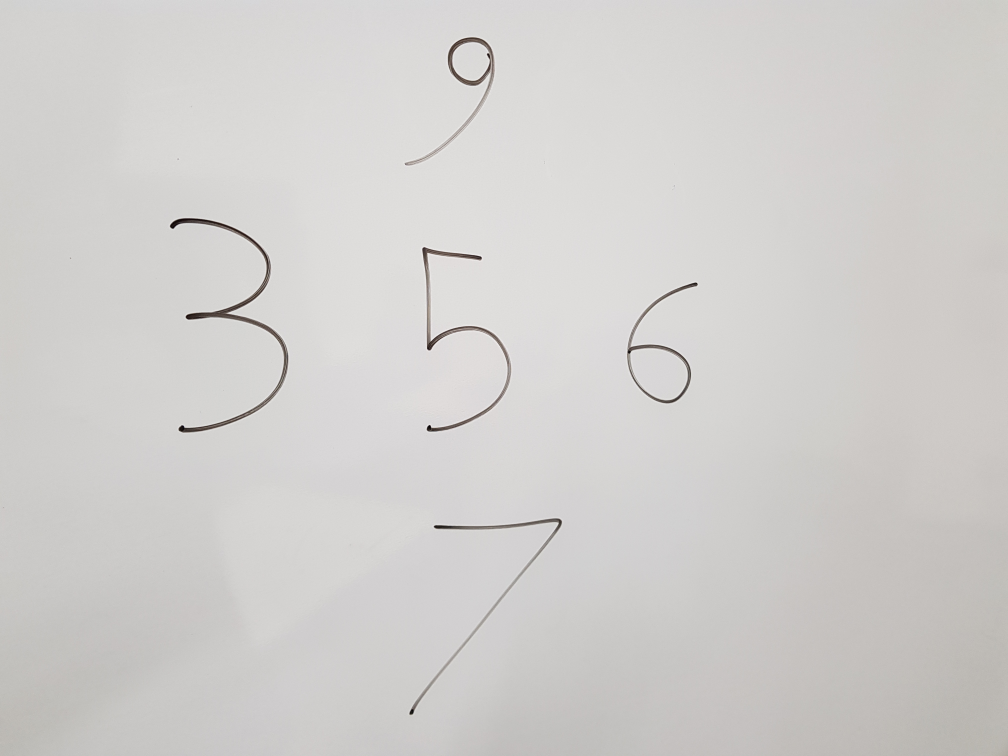
#> input picture numbers3.jpg, 4032 x 3024 px (shown at 1/4 size)
$ jupyter execute 'testing image.ipynb'
#> lines starting #> are read from the running program, lines starting #| are printed output that depends on the picture; after the words box and inside, x2 and y2 are one past the last pixel; in counts of white or black regions, pixels touching at a corner belong together
[cell 1]
import numpy as np
import cv2

print(cv2.__version__)

[cell 2]
#Get the image
frame = cv2.imread('numbers3.jpg')
#> frame is the input picture: shape (3024, 4032, 3); mean B, G, R 205.1, 207, 208.7
frame = cv2.resize(frame,(int(4032/5),int(3024/5)))
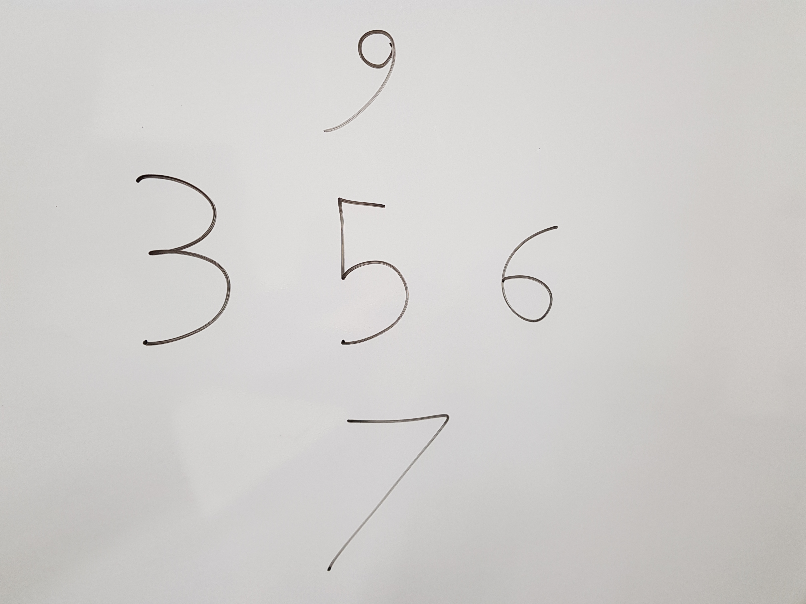
#> frame: shape (604, 806, 3); mean B, G, R 205, 206.8, 208.6

[cell 3]
gray = cv2.cvtColor(frame, cv2.COLOR_BGR2GRAY)
gray = cv2.GaussianBlur(gray, (5, 5), 0)

[cell 4]
#thresholds the image
im_th = cv2.adaptiveThreshold(gray,255,cv2.ADAPTIVE_THRESH_GAUSSIAN_C, cv2.THRESH_BINARY,11,2)
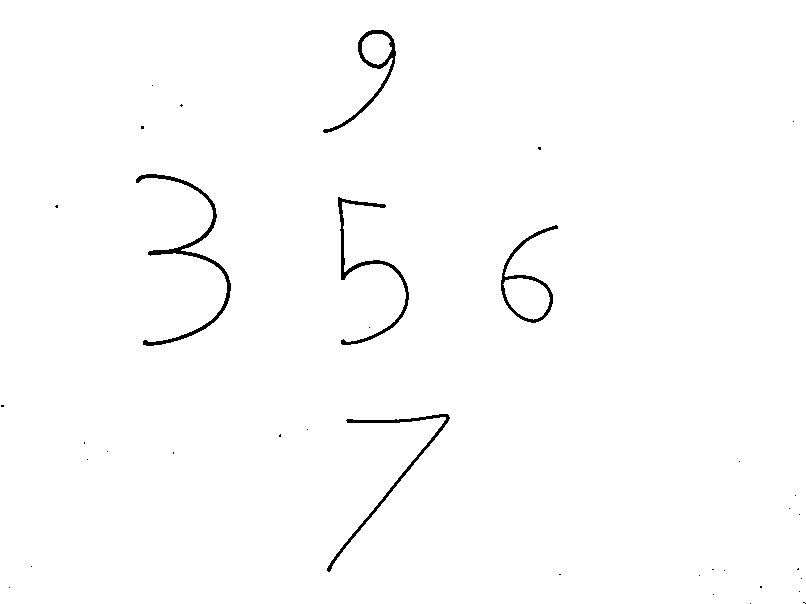
#> im_th: shape (604, 806); 99% white; 36 black regions (31 under 20 px)

[cell 5]
#Finds the contours
contours, hierarchy = cv2.findContours(im_th, cv2.RETR_TREE, cv2.CHAIN_APPROX_SIMPLE)
#> contours = 38 contours, 30 with area under 20; largest, box (x1, y1, x2, y2) and area: (0, 0, 806, 604) 485414, (500, 224, 559, 324) 2290, (135, 173, 232, 347) 1698, (322, 29, 397, 134) 1634, (503, 278, 550, 320) 1351, (337, 196, 410, 346) 1314, (326, 413, 451, 573) 1175, (362, 34, 392, 65) 665

[cell 6]
#Clean the contour noise
min_area = 1500     #threshold area
max_area = 2500
contours = [cnt for cnt in contours if min_area < cv2.contourArea(cnt) and max_area > cv2.contourArea(cnt)]
#> contours = 3 contours; box (x1, y1, x2, y2) and area: (500, 224, 559, 324) 2290, (135, 173, 232, 347) 1698, (322, 29, 397, 134) 1634

[cell 7]
#draws the contours
cv2.drawContours(gray, contours, -1, (0,255,0), 3)
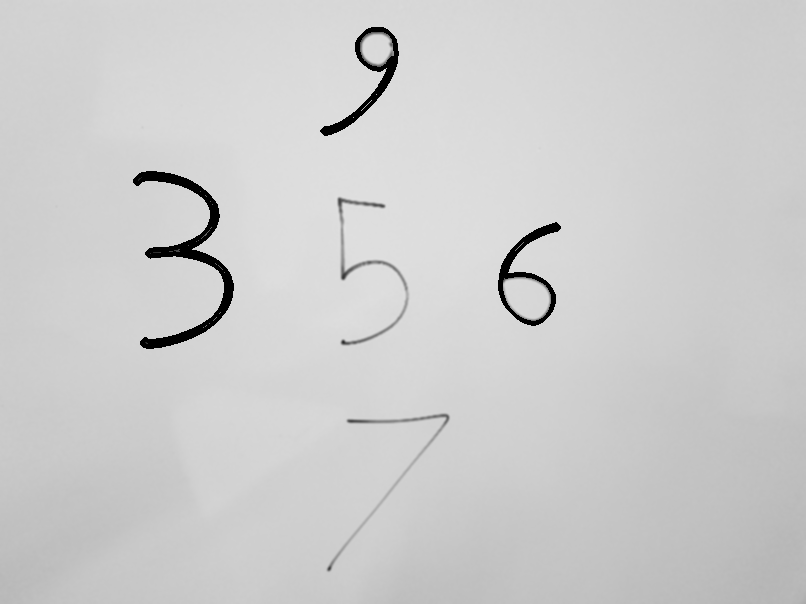
#> gray: shape (604, 806); min 0, max 225, mean 205

[cell 8]
# Draw the rect and find Regions of interest

## Get rectangles contains each contour
rects = [cv2.boundingRect(ctr) for ctr in contours]
#> rects = [(500, 224, 59, 100), (135, 173, 97, 174), (322, 29, 75, 105)]

# find the distance between the two points in rectangles
dist = [np.sqrt(rect[2]**2 + rect[3]**2) for rect in rects]
#> dist = [116.1, 199.2, 129]

# Increase the size of rectangles by approximately 20%
# A 10% of the lenght is
inc = [int(np.floor(d*0.1)) for d in dist]
#> inc = [11, 19, 12]

ROIs = []
for i in range(len(rects)):
    p1 = rects[i][0] - inc[i], rects[i][1] - inc[i]
    p2 = rects[i][0] + rects[i][2] + inc[i], rects[i][1] + rects[i][3] + inc[i]
    cv2.rectangle(gray, p1, p2, (19, 0, 76), 3)
    roi = gray[p1[1]:p2[1], p1[0]:p2[0]]
    ROIs.append(roi)
#> this loop made 3 passes
#> (p1, p2) on passes 1 to 3: ((489, 213), (570, 335)), ((116, 154), (251, 366)), ((310, 17), (409, 146))
#> pass 1, `roi = gray[p1[1]:p2[1], p1[0]:p2[0]]`:
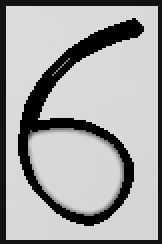
#> roi: shape (122, 81) (shown 2 times larger); min 0, max 221, mean 164.2
#> pass 2, `roi = gray[p1[1]:p2[1], p1[0]:p2[0]]`:
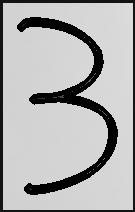
#> roi: shape (212, 135); min 0, max 220, mean 176.3
#> pass 3, `roi = gray[p1[1]:p2[1], p1[0]:p2[0]]`:
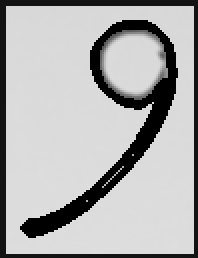
#> roi: shape (129, 99) (shown 2 times larger); min 0, max 222, mean 174.9
#> after the loop:
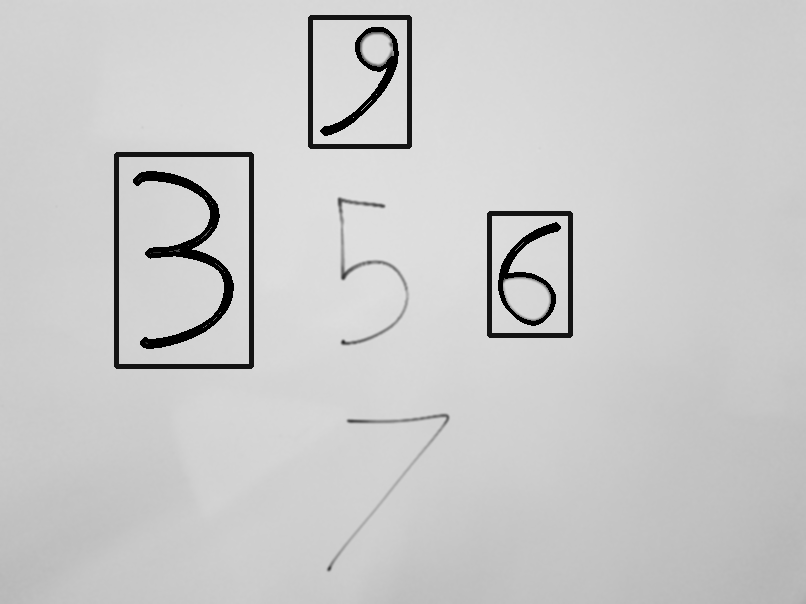
#> gray: shape (604, 806); 1.59% of pixels changed, all inside (x1, y1, x2, y2) = (114, 15, 573, 369)
#> after the loop, ROIs = 3 items

$ run again, with numbers1.jpg copied over numbers3.jpg
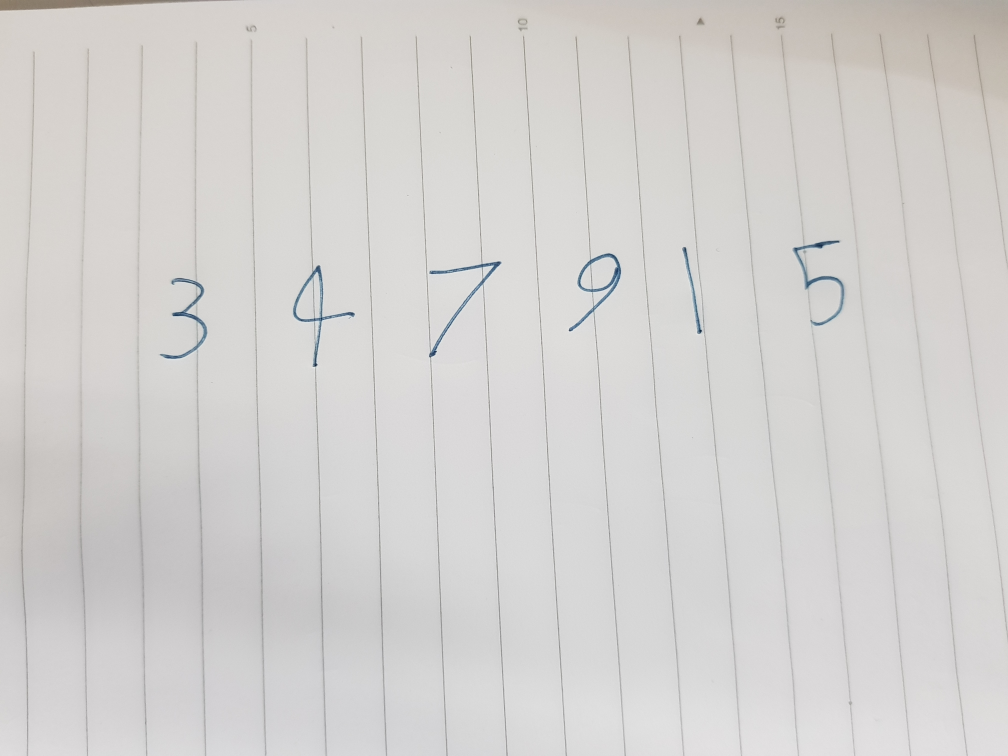
#> input picture numbers1.jpg, 4032 x 3024 px (shown at 1/4 size)
#> frame is the input picture: shape (3024, 4032, 3); mean B, G, R 207.6, 209.3, 211.1
#> `frame = cv2.resize(frame,(int(4032/5),int(3024/5)))`:
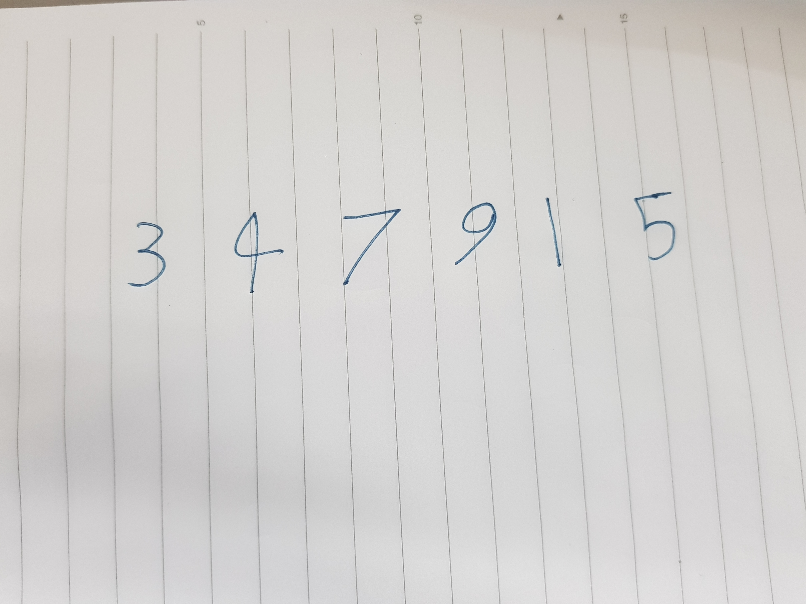
#> frame: shape (604, 806, 3); mean B, G, R 207.5, 209.2, 211
#> `im_th = cv2.adaptiveThreshold(gray,255,cv2.ADAPTIVE_THRESH_GAUSSIAN_C,..`:
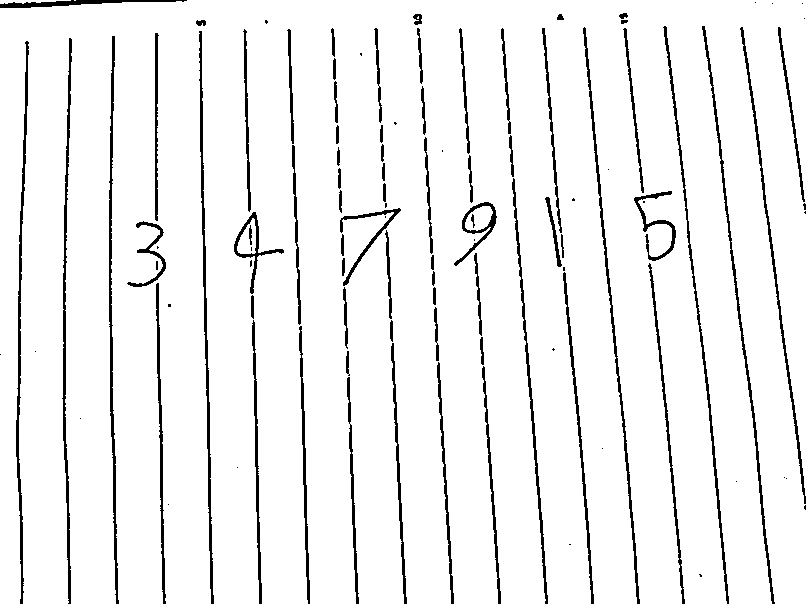
#> im_th: shape (604, 806); 93.6% white; 107 black regions (35 under 20 px)
#> `contours, hierarchy = cv2.findContours(im_th, cv2.RETR_TREE, cv2.CHAIN..`: contours = 95 contours, 33 with area under 20; largest, box (x1, y1, x2, y2) and area: (0, 0, 806, 604) 457056, (233, 211, 285, 295) 1123, (453, 201, 498, 267) 1080, (541, 27, 563, 234) 748, (633, 190, 677, 262) 726
#> `contours = [cnt for cnt in contours if min_area < cv2.contourArea(cnt)..`: contours = []

$ run again, with numbers2.jpg copied over numbers3.jpg
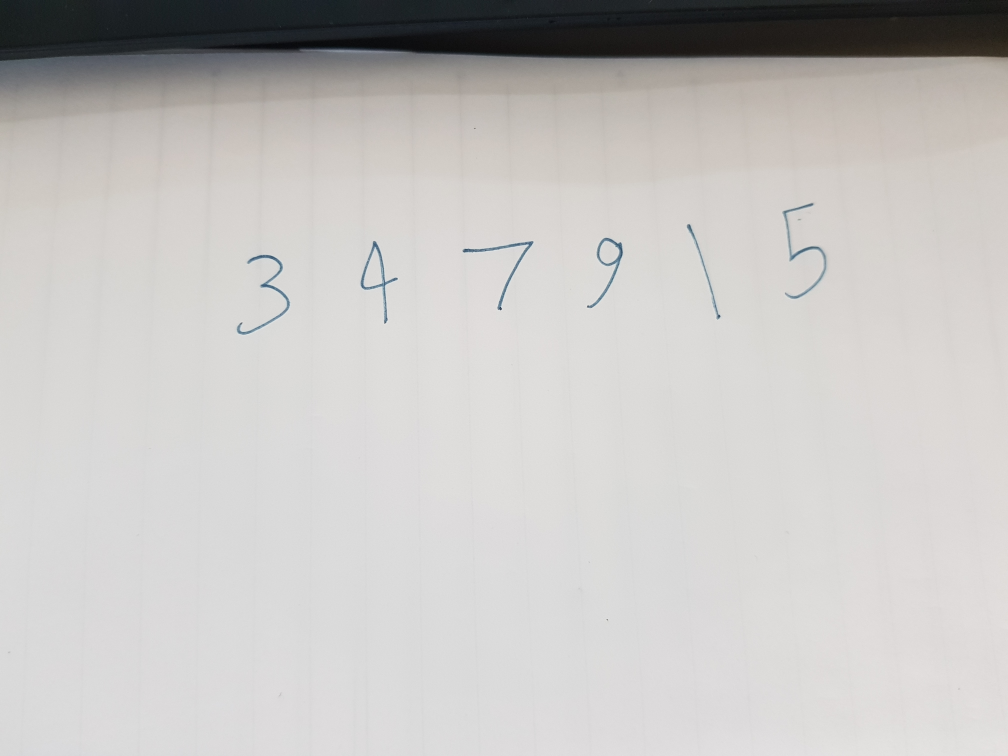
#> input picture numbers2.jpg, 4032 x 3024 px (shown at 1/4 size)
#> frame is the input picture: shape (3024, 4032, 3); mean B, G, R 194.5, 196.2, 198.1
#> `frame = cv2.resize(frame,(int(4032/5),int(3024/5)))`:
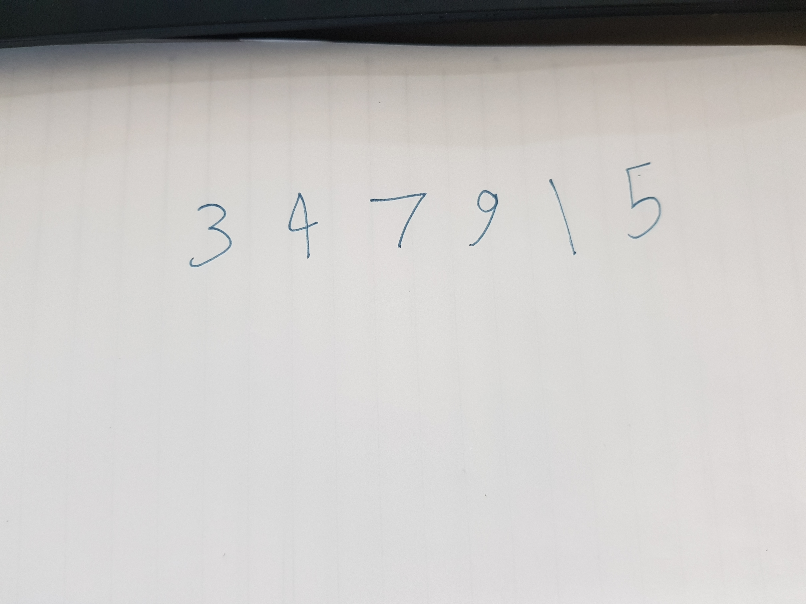
#> frame: shape (604, 806, 3); mean B, G, R 194.3, 196.1, 198
#> `im_th = cv2.adaptiveThreshold(gray,255,cv2.ADAPTIVE_THRESH_GAUSSIAN_C,..`:
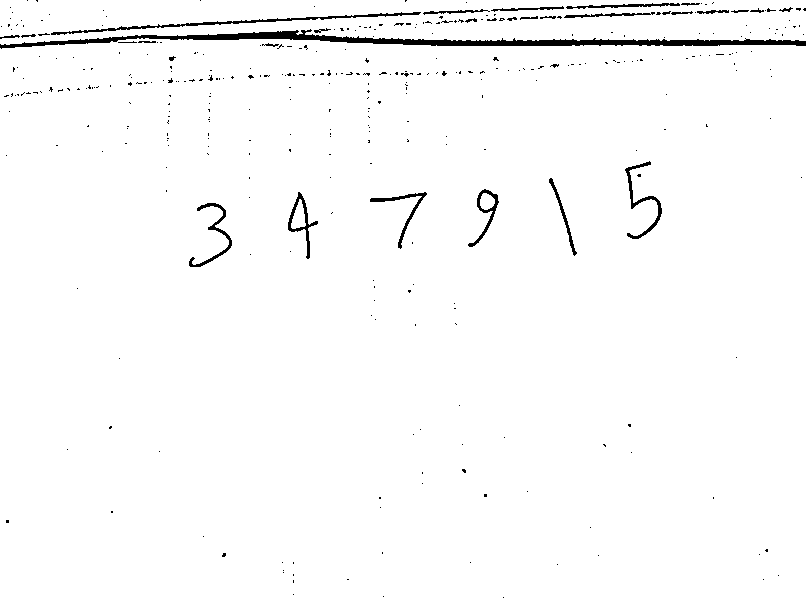
#> im_th: shape (604, 806); 98% white; 372 black regions (342 under 20 px)
#> `contours, hierarchy = cv2.findContours(im_th, cv2.RETR_TREE, cv2.CHAIN..`: contours = 419 contours, 375 with area under 20; largest, box (x1, y1, x2, y2) and area: (0, 38, 806, 604) 450266, (0, 0, 806, 45) 30072, (50, 11, 422, 36) 1264, (287, 191, 319, 260) 747, (624, 160, 663, 240) 610
#> `contours = [cnt for cnt in contours if min_area < cv2.contourArea(cnt)..`: contours = []
